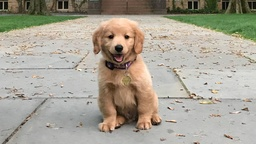
//> input picture images/input.jpg, 256 x 144 px, shrunk from 1920 x 1080 before the run
$ ./check_correctness   (built with g++ and OpenCV 4)
//> lines starting //> are read from the running program, lines starting //| are printed output that depends on the picture; after the words box and inside, x2 and y2 are one past the last pixel; in counts of white or black regions, pixels touching at a corner belong together
### cpp/Utils.h
#ifndef PATTERN_RECOGNITION_UTILS_H
#define PATTERN_RECOGNITION_UTILS_H

#include <iostream>
#include <string>
#include <vector>

template<typename T>
int minElementVector(const std::vector<T> vector) {
    int min_el = 0;
    for (int i = 0; i < vector.size(); ++i) {
        if (vector[i] < vector[min_el]) {
            min_el = i;
        }
    }
    return min_el;
}

template<typename T>
// [10 lines left out: function printMatrix, not called in this run]

#endif //PATTERN_RECOGNITION_UTILS_H

### cpp/PatternRecognition.h
#ifndef PATTERN_RECOGNITION_PATTERNRECOGNITION_H
#define PATTERN_RECOGNITION_PATTERNRECOGNITION_H

#include "Utils.h"
#include <cmath>
#include <iostream>
#include <zconf.h>
#include "Matrix.h"

#ifdef _OPENMP

#include <omp.h>

#endif

template<typename T>
class PatternRecognition {
public:

    PatternRecognition(const Matrix<T> &query_matrix, const Matrix<T> &target_matrix) : query_matrix(
            query_matrix), target_matrix(target_matrix), sads_matrix(
            Matrix<T>((target_matrix.getNumberOfRows() - query_matrix.getNumberOfRows() + 1),
                      (target_matrix.getNumberOfColumns() - query_matrix.getNumberOfColumns() + 1))) {
        cy_coordinate = target_matrix.getNumberOfRows();
        cx_coordinate = target_matrix.getNumberOfColumns();
    }

    void parallelFindPattern(int numThread = -1) {
#ifdef _OPENMP
        if (numThread < 1) {
            numThread = omp_get_num_devices();
        }
#endif
#pragma omp parallel for num_threads(numThread) collapse(2) schedule(static) default(none)
        for (int i = 0; i < sads_matrix.getNumberOfRows(); ++i) {
            for (int j = 0; j < sads_matrix.getNumberOfColumns(); ++j) {

                sads_matrix.setValue(i, j, 0);

                T difference_value = 0;
                for (int k = 0; k < query_matrix.getNumberOfRows(); ++k) {
                    for (int l = 0; l < query_matrix.getNumberOfColumns(); ++l) {

                        T target_value = target_matrix.getValue(i + k, j + l);
                        T query_value = query_matrix.getValue(k, l);
                        difference_value += std::abs(target_value - query_value);

                    }
                }
                sads_matrix.setValue(i, j, difference_value);
            }
        }

        int top_left_coordinate = minElementVector(sads_matrix.getValues());
        cy_coordinate = top_left_coordinate / sads_matrix.getNumberOfColumns();
        cx_coordinate = top_left_coordinate % sads_matrix.getNumberOfColumns();
    }

    void sequentialFindPattern() {
        for (int i = 0; i < sads_matrix.getNumberOfRows(); ++i) {
            for (int j = 0; j < sads_matrix.getNumberOfColumns(); ++j) {

                sads_matrix.setValue(i, j, 0);

                T difference_value = 0;
                for (int k = 0; k < query_matrix.getNumberOfRows(); ++k) {
                    for (int l = 0; l < query_matrix.getNumberOfColumns(); ++l) {

                        T target_value = target_matrix.getValue(i + k, j + l);
                        T query_value = query_matrix.getValue(k, l);
                        difference_value += std::abs(target_value - query_value);

                    }
                }
                sads_matrix.setValue(i, j, difference_value);
            }
        }

        int top_left_coordinate = minElementVector(sads_matrix.getValues());
        cy_coordinate = top_left_coordinate / sads_matrix.getNumberOfColumns();
        cx_coordinate = top_left_coordinate % sads_matrix.getNumberOfColumns();
    }


    // [10 lines left out: function printPatterns, not called in this run]

    const Matrix<T> &getQueryMatrix() const {
        return query_matrix;
    }

    const Matrix<T> &getTargetMatrix() const {
        return target_matrix;
    }

    const Matrix<T> &getSadsMatrix() const {
        return sads_matrix;
    }


    int getCxCoordinate() const {
        return cx_coordinate;
    }

    int getCyCoordinate() const {
        return cy_coordinate;
    }

private:
    const Matrix<T> &query_matrix;
    const Matrix<T> &target_matrix;
    Matrix<T> sads_matrix;
    int cx_coordinate;
    int cy_coordinate;
};

#endif //PATTERN_RECOGNITION_PATTERNRECOGNITION_H

### cpp/Matrix.h
#ifndef PATTERN_RECOGNITION_MATRIX_H
#define PATTERN_RECOGNITION_MATRIX_H

#include <opencv2/core/core.hpp>
#include <opencv2/viz/vizcore.hpp>
#include <opencv2/imgcodecs.hpp>
#include <opencv2/opencv.hpp>
#include <vector>
#include <iostream>
#include <random>

template<typename T>
class Matrix {
public:
    Matrix(int r, int c) : rows(r), columns(c) {
        if (r < 1)
            throw std::out_of_range("Il numero di righe deve essere maggiore di uno");
        if (c < 1)
            throw std::out_of_range("Il numero di colonne deve essere maggiore di uno");
        values = std::vector<T>(rows * columns);
    }

    // [7 lines left out: function Matrix, not called in this run]

    Matrix(const cv::Mat &inputImage) {
        rows = inputImage.rows;
        columns = inputImage.cols;
        values = std::vector<T>(rows * columns);
        if (inputImage.isContinuous()) {
            values.assign(inputImage.data, inputImage.data + inputImage.total());
        } else {
            for (int i = 0; i < inputImage.rows; ++i) {
                values.insert(values.end(), inputImage.ptr<uchar>(i), inputImage.ptr<uchar>(i) + inputImage.cols);
            }
        };
    }

    void generateRandomUniformMatrix(const T max_value) {
        return _generateRandomUniformMatrix(max_value, std::is_floating_point<T>());
    }

    int getNumberOfRows() const {
        return rows;
    }

    int getNumberOfColumns() const {
        return columns;
    }

    const std::vector<T> &getValues() const {
        return values;
    }

    T getValue(int i, int j) const {
        if (i >= rows || i < 0 || j < 0 || j >= columns) {
            throw std::out_of_range("Elemento non presente nella matrice");
        }
        return values[columns * i + j];
    }

    void setValue(int i, int j, const T &value) {
        if (i >= rows || j >= columns) {
            throw std::out_of_range("Elemento non presente nella matrice");
        }
        values[columns * i + j] = value;
    }


private:
    std::vector<T> values;
    int rows;
    int columns;

    // [17 lines left out: functions _generateRandomUniformMatrix, _generateRandomUniformMatrix, not called in this run]

};

#endif //PATTERN_RECOGNITION_MATRIX_H

### cpp/check_correctness.cpp
#include <opencv2/core/core.hpp>
#include <opencv2/imgcodecs.hpp>
#include <opencv2/opencv.hpp>
#include <iostream>
#include "Matrix.h"
#include "PatternRecognition.h"

using namespace cv;

int main() {
    std::string target_image_path = "../images/input.jpg";
    std::string query_image_path = "../images/cropped_input.jpg";

    cv::Mat target_image_color = cv::imread(target_image_path, cv::IMREAD_COLOR);
//> target_image_color is the input picture: 144 rows x 256 cols, CV_8UC3; mean B, G, R 148.8, 162.3, 168.1
    cv::Mat target_image;
    cv::cvtColor(target_image_color, target_image, cv::COLOR_BGR2GRAY);
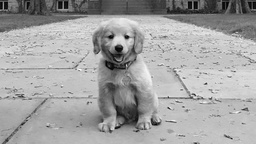
//> target_image: 144 rows x 256 cols, CV_8UC1; min 1, max 253, mean 162.5
    cv::Mat query_image = cv::imread(query_image_path, cv::IMREAD_GRAYSCALE);
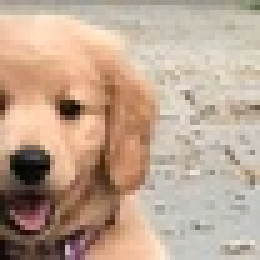
//> input picture images/cropped_input.jpg, 52 x 52 px, shrunk from 391 x 391 before the run (shown 5 times larger)
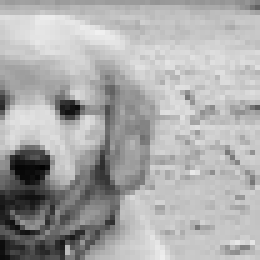
//> query_image: 52 rows x 52 cols, CV_8UC1 (shown 5 times larger); min 2, max 240, mean 170.4

    auto target_image_matrix = Matrix<int>(target_image);
//> in Matrix, `values.assign(inputImage.data, inputImage.data + inputImage.total());`: values = 36864 items
    auto query_image_matrix = Matrix<int>(query_image);

    PatternRecognition<int> pattern_sequential(query_image_matrix, target_image_matrix);
//> in PatternRecognition, `cy_coordinate = target_matrix.getNumberOfRows();`: cy_coordinate = 144
//> in PatternRecognition, `cx_coordinate = target_matrix.getNumberOfColumns();`: cx_coordinate = 256
    pattern_sequential.sequentialFindPattern();
    PatternRecognition<int> pattern_parallel(query_image_matrix, target_image_matrix);
    pattern_parallel.parallelFindPattern(-1);

    bool are_equal = true;
    for(int i =0; i<pattern_sequential.getSadsMatrix().getNumberOfColumns() * pattern_sequential.getSadsMatrix().getNumberOfRows(); i++){
        if (pattern_sequential.getSadsMatrix().getValues()[i] != pattern_parallel.getSadsMatrix().getValues()[i]) {
           are_equal = false;
           break;
        }
    }
    if (are_equal){
        std::cout<< "Le implementazioni sequenziale e parallela hanno il medesimo risultato!" << std::endl;
    }
    else{
        std::cout<< "Le implementazioni sequenziale e parallela NON hanno il medesimo risultato" << std::endl;
    }

    auto points = std::make_pair<cv::Point, cv::Point>(
            cv::Point(pattern_sequential.getCxCoordinate(), pattern_sequential.getCyCoordinate()),
            cv::Point(pattern_sequential.getCxCoordinate() + query_image_matrix.getNumberOfColumns(),
                      pattern_sequential.getCyCoordinate() + query_image_matrix.getNumberOfRows()));

    cv::rectangle(target_image_color, std::get<0>(points), std::get<1>(points),
                  cv::Scalar(0, 255, 0), 2);
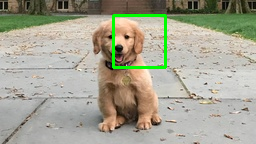
//> target_image_color: 144 rows x 256 cols, CV_8UC3; 1.68% of pixels changed, all inside (x1, y1, x2, y2) = (112, 14, 167, 69)

    cv::imwrite("../images/pattern_output_cpp.jpg", target_image_color);


    return 0;
}
